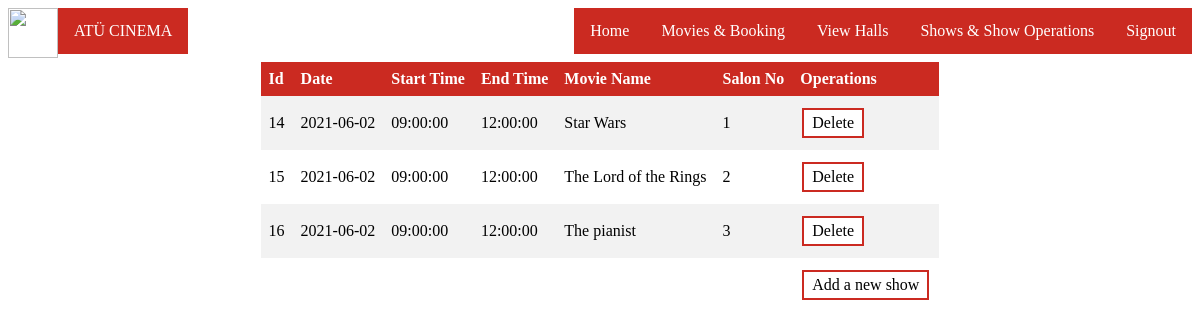
The page /Show.php on the database its author committed.
### tables this page shows
CREATE TABLE `seans` (
  `s_id` int(11) NOT NULL,
  `s_date` date NOT NULL,
  `s_startTime` time NOT NULL,
  `s_endTime` time NOT NULL,
  `m_id` int(11) NOT NULL,
  `h_id` int(11) NOT NULL
);

CREATE TABLE `movies` (
  `m_id` int(11) NOT NULL,
  `m_name` varchar(60) NOT NULL,
  `m_director` varchar(60) NOT NULL,
  `m_subject` varchar(400) NOT NULL,
  `m_description` varchar(400) NOT NULL,
  `m_genre` varchar(40) NOT NULL,
  `m_length` varchar(40) NOT NULL,
  `m_visionDate` date NOT NULL
);

### Show.php (the view, shortened to what this page needs)
<body>
  <a  href="Admin.php">
    <img  src="https://s3.cloud.ngn.com.tr/clu2-static/loginlogo/7D82EE5893743F81692B356B39F174CB.png" style="width:50px;height:50px; float: left;" > </a>
 <ul class="ul" style="float: left;">
    <li class="li"><a class="lia" href="Admin.php">ATÜ CINEMA</a></li>
</ul>
 <ul class="ul">
    <li class="li" ><a class="lia" href="Admin.php">Home</a></li>
    <li class="li"><a class="lia" href='AllMovies.php'>Movies & Booking</a></li>
    <li class="li"><a class="lia" href='Hall.php'>View Halls</a></li>
    <li class="li"><a class="lia" href='Show.php'>Shows & Show Operations</a></li>
	<li class="li"><a class="lia" href='Index.php'>Signout</a></li>
  </ul>
<br>
<br>
<br>
</body>
<?php
require_once("connection.php");
$sql="SELECT * FROM seans";
if($result=mysqli_query($link,$sql))
{
  if(mysqli_num_rows($result)>0)
  {
    echo "<table><tr><th>Id</th><th>Date</th><th>Start Time</th><th>End Time</th><th>Movie Name</th><th>Salon No</th><th>Operations</th></tr>";
    while($row=mysqli_fetch_array($result))
    {
      $res="SELECT m_name FROM movies WHERE m_id IN(SELECT m_id FROM seans WHERE s_id=".$row['s_id'].") ";
      if($res=mysqli_query($link,$res))
      {
        $r=mysqli_fetch_array($res);
        echo "<tr><td>".$row['s_id']."</td><td>".$row['s_date']."</td><td>".$row['s_startTime']."</td><td>".$row['s_endTime']."</td><td>".$r['m_name']."</td><td>".$row['h_id']."</td>";
        echo '<td><a href="DeleteShow.php?id='.$row['s_id'].'">Delete</a></td></tr>';
      }
    }
    echo "<tr><td></td><td></td><td></td><td></td><td></td><td></td><td>";
    echo "<a class=ss href='AddShow.php'> Add a new show </a></tr>";
    echo "</table>";
  }else
  {
    echo "Başarısız işlem";
  }
}
?>
<!DOCTYPE html>
<html>
<head>
</body>
</html>

### Show.php (style rules this page uses)
.ss { padding: 4px 8px; text-align: center; text-decoration: none; display: inline-block; font-size: 16px; margin: 4px 2px; cursor: pointer; background-color: white; color: black; border: 2px solid #cb2a21; }
table { border-collapse: collapse; width: auto; margin-left:auto; margin-right:auto; }
td a { padding: 4px 8px; text-align: center; text-decoration: none; display: inline-block; font-size: 16px; margin: 4px 2px; cursor: pointer; background-color: white; color: black; border: 2px solid #cb2a21; }
th, td { text-align: left; padding: 8px; }
tr:nth-child(even) { background-color: #f2f2f2 }
th { background-color: #cb2a21; color: white; }
.ul { list-style-type: none; margin: 0; padding: 0; overflow: hidden; background-color: #cb2a21; float: right; }
.li { float: left; }
.lia { display: block; color: white; text-align: center; padding: 14px 16px; text-decoration: none; }

### rows shown on the page
seans: s_id "14", s_date "2021-06-02", s_startTime "09:00:00", s_endTime "12:00:00", m.m_name "Star Wars", h "1"
seans: s_id "15", s_date "2021-06-02", s_startTime "09:00:00", s_endTime "12:00:00", m.m_name "The Lord of the Rings", h "2"
seans: s_id "16", s_date "2021-06-02", s_startTime "09:00:00", s_endTime "12:00:00", m.m_name "The pianist", h "3"
